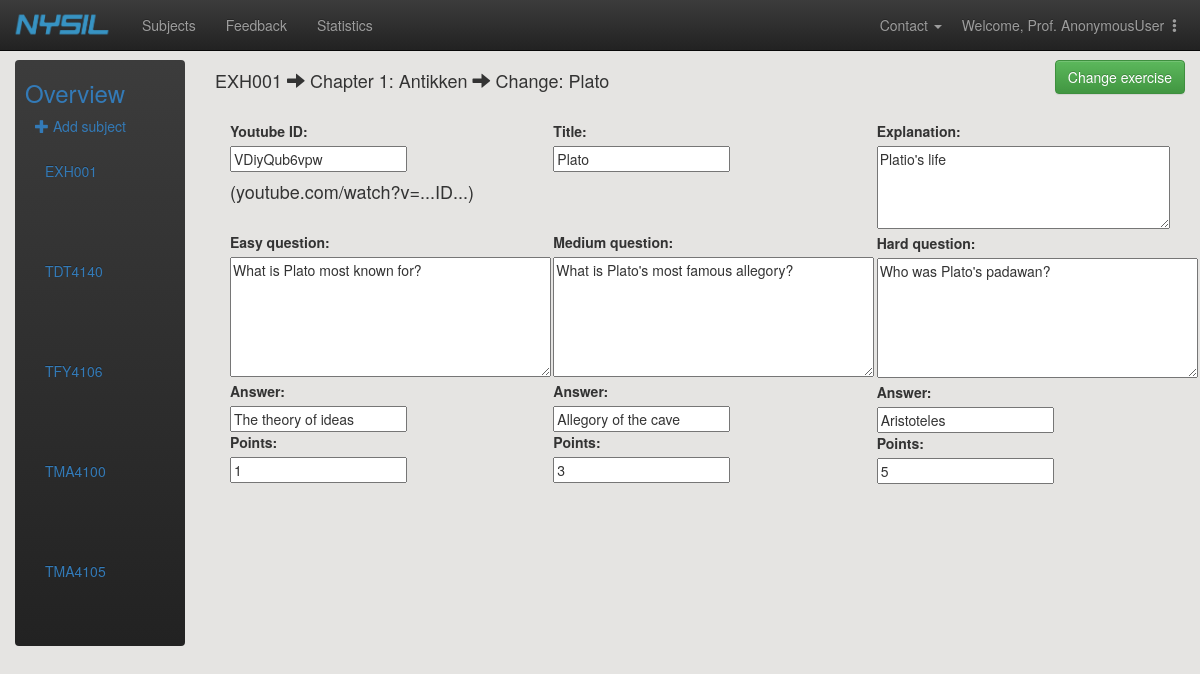
The page /adminpage/subjects/EXH001/11/change_exercise/9/ on the database its author committed.
### main/models.py (models this page shows)
class Subject(models.Model):
    subject_code = models.CharField(max_length=20, primary_key=True) # primary key
    subject_name = models.CharField(max_length=30)
    professor_firstname = models.CharField(max_length=30)
    professor_lastname = models.CharField(max_length=30)
    professor_email = models.EmailField()
    class Meta:
        ordering = ['subject_code']
    def __str__(self):
        return self.subject_code
    def get_full_name(self):
        return self.professor_firstname + " " + self.professor_lastname
    get_full_name.short_description = 'Professor' # headline of professor-column in the admin-table

class Chapter(models.Model):
    class Meta:
        unique_together = ('subject', 'chapter_number') # handle the exception this may cause
        ordering = ['chapter_number']
    chapter_number = models.PositiveIntegerField(default = 0)
    chapter_name = models.CharField(max_length=50)
    subject = models.ForeignKey(Subject, on_delete=models.CASCADE) # to controll which subject the theme belongs to
    def __str__(self):
        return "Chapter " + str(self.chapter_number) + ": " + str(self.chapter_name)
    def get_number_and_name(self):
        return "Chapter" + str(self.chapter_number) + ": " + str(self.chapter_name)
    get_number_and_name.short_description = 'Chapter'

class Exercise_Page(models.Model):
    chapter = models.ForeignKey(Chapter, on_delete=models.CASCADE)  # to controll which chapter the exercise_page belongs to
    youtube_id = models.CharField(max_length=40)
    headline = models.CharField(max_length=30)
    explanation = models.TextField(max_length=150)
    easy_question = models.TextField(default='')
    easy_answer = models.CharField(max_length=30,default='')
    easy_points = models.PositiveIntegerField(default=0)
    medium_question = models.TextField(default='')
    medium_answer = models.CharField(max_length=30,default='')
    medium_points = models.PositiveIntegerField(default=0)
    hard_question = models.TextField(default='')
    hard_answer = models.CharField(max_length=30,default='')
    hard_points = models.PositiveIntegerField(default=0)

### adminpage/views.py (the view)
# urls.py: url(r'^subjects/(?P<subject_pk>[A-Za-z0-9]+)/(?P<chapter_pk>[A-Za-z0-9]+)/change_exercise/(?P<exercise_pk>[A-Za-z0-9]+)/$', views.change_exercise,
def change_exercise(request, subject_pk, chapter_pk, exercise_pk):
    subjects = Subject.objects.all()
    subject = Subject.objects.get(pk=subject_pk)
    chapter = Chapter.objects.get(pk=chapter_pk)
    exercise = get_object_or_404(Exercise_Page, pk=exercise_pk)
    form = ExerciseForm(request.POST or None, instance=exercise)
    if form.is_valid():
        instance = form.save(commit=False)
        instance.chapter = chapter
        instance.save()
        return HttpResponseRedirect(reverse('adminpage:exercise_overview',args=(subject_pk,chapter_pk)))
    context = {'subjects': subjects, 'subject': subject, 'chapter': chapter, 'form': form, 'exercise': exercise}
    return render(request, 'adminpage/change_exercise.html', context)

### adminpage/forms.py
class ExerciseForm(forms.ModelForm):
    class Meta:
        model = Exercise_Page
        exclude = ['chapter']

### adminpage/templates/adminpage/change_exercise.html
{% extends 'adminpage/new_exercise.html' %}
{% block headline %}
    <h4>{{ subject }} <span class="glyphicon glyphicon-arrow-right"></span> {{ chapter }} <span class="glyphicon glyphicon-arrow-right"></span> Change: {{ exercise.headline }} </h4>
{% endblock %}
{% block button %}
    <input class="btn btn-large btn-success" type="submit" value="Change exercise"/>
{% endblock %}

### adminpage/templates/adminpage/new_exercise.html (shortened to what this page needs)
{% extends 'adminpage/subject_overview.html' %}
{% block extension %}
    <div class="col-md-10">
        <form method='POST'> {% csrf_token %}
                <div style="width:100%">
                    <div style="float: left; width: 80%">
                        {% block headline %}{% endblock %}
                    </div>
                    <div style="float: right; 0%">
                        {% block button %}{% endblock %}
                    </div>
                </div>
                <div class="col-md-4">
                    <br>
                    <label for="{{ form.youtube_id.id_for_label }}">Youtube ID: </label>
                    <div class="fieldWrapper" id="youtube_form">
                        {{ form.youtube_id }}
                    </div>
                    <h4>(youtube.com/watch?v=...ID...)</h4><br>
                    <label for="{{ form.easy_question.id_for_label }}">Easy question:</label>
                    <div class="fieldWrapper">
                        {{ form.easy_question }}
                    </div>
                    <label for="{{ form.easy_answer.id_for_label }}">Answer:</label>
                    <div class="fieldWrapper">
                        {{ form.easy_answer }}
                    </div>
                    <label for="{{ form.easy_points.id_for_label }}">Points:</label>
                    <div class="fieldWrapper">
                        {{ form.easy_points }}
                    </div>
                </div>
                <div class="col-md-4">
                    <br>
                    <label for="{{ form.headline.id_for_label }}">Title:</label>
                    <div class="fieldWrapper">
                        {{ form.headline }}
                    </div>
                    <br><br><br>
                    <label for="{{ form.medium_question.id_for_label }}">Medium question:</label>
                    <div class="fieldWrapper">
                        {{ form.medium_question }}
                    </div>
                    <label for="{{ form.medium_answer.id_for_label }}">Answer:</label>
                    <div class="fieldWrapper">
                        {{ form.medium_answer }}
                    </div>
                    <label for="{{ form.medium_points.id_for_label }}">Points:</label>
                    <div class="fieldWrapper">
                        {{ form.medium_points }}
                    </div>
                </div>
                <div class="col-md-4">
                    <br>
                    <label  for="{{ form.explanation.id_for_label }}">Explanation:</label>
                    <div class="fieldWrapper">
                        {{ form.explanation }}
                    </div>
                    <label for="{{ form.hard_question.id_for_label }}">Hard question:</label>
                    <div class="fieldWrapper">
                        {{ form.hard_question }}
                    </div>
                    <label for="{{ form.hard_answer.id_for_label }}">Answer:</label>
                    <div class="fieldWrapper">
                        {{ form.hard_answer }}
                    </div>
                    <label for="{{ form.hard_points.id_for_label }}">Points:</label>
                    <div class="fieldWrapper">
                        {{ form.hard_points }}
                    </div>
                </div>
        </form>
    </div>
{% endblock %}

### adminpage/templates/adminpage/subject_overview.html (shortened to what this page needs)
{% extends 'adminpage/admin_header.html' %}
{% load static %}
{% block content %}
    <div class="container-fluid">
      <div class="row">
        <div class="col-sm-3 col-md-2 sidebar">
          <ul class="nav nav-sidebar navbar-inverse">
              <li ><p id="id_fagoversikt"><h3 id="id_fagoversikt_text" style="color:#337AB7;margin-left:10px">Overview</h3><span class="sr-only">(current)</span></p></li>
              <p class="center-large" style="margin-left:20px"><a href="{% url 'adminpage:new_subject' %}"><span class="glyphicon glyphicon-plus"></span>  Add subject</a></p>
              {% block subjects %}
                {% for subject in subjects %}
                <div class="collapse navbar-collapse" id="id_subject_overview_menu">
                    <ul class="nav navbar-nav navbar-left" style="width:120px">
                      <li style="float:left">
                          <a href="{% url 'adminpage:chapter_overview' subject_pk=subject.pk %}" style="color:#337AB7;width:150px">
                              {{ subject }}
                          </a>
                      </li>
                    </ul>
                    <ul class="nav navbar-nav navbar-right" id="id_nav_drop" style="width:-10px">
                        <li class="dropdown">
                        </li>
                    </ul>
                 </div>
                {% endfor %}
              {% endblock %}
          </ul>
        </div>
    {% block extension %}{% endblock %}
</div>
</div>
{% endblock%}

### adminpage/static/adminpage/css/customize.css (style rules this page uses)
#id_explanation { width:100%; height:83px; }
#id_easy_question { height:120px; }
#id_medium_question { height:120px; }
#id_hard_question { height:120px; }

### rows shown on the page
Subject: subject_code "EXH001"
Subject: subject_code "TDT4140"
Subject: subject_code "TFY4106"
Subject: subject_code "TMA4100"
Subject: subject_code "TMA4105"
Chapter: chapter_number+chapter_name "Chapter 1: Antikken"
Exercise_Page: headline "Plato", youtube_id "VDiyQub6vpw", easy_question "What is Plato most known for?", easy_answer "The theory of ideas", easy_points "1", medium_question "What is Plato's most famous allegory?", medium_answer "Allegory of the cave", medium_points "3", explanation "Platio's life", hard_question "Who was Plato's padawan?", hard_answer "Aristoteles", hard_points "5"

### other values the page prints
{{ user }} "AnonymousUser"
